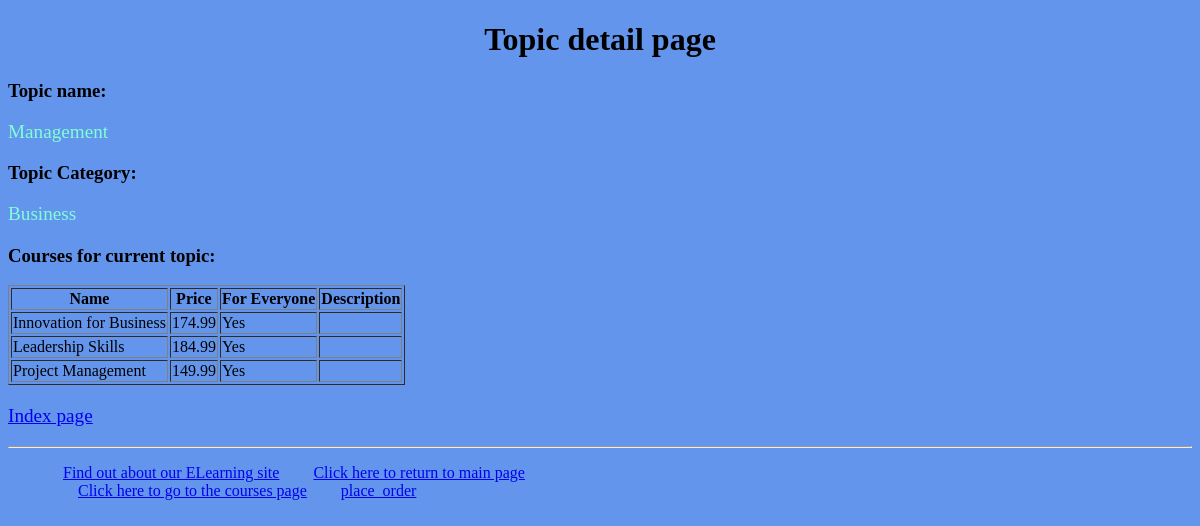
Screenshot of /myapp/2/ with the database file from the repository.
### myapp/models.py (models this page shows, shortened)
class Topic(models.Model):
    name = models.CharField(max_length=200)
    category = models.CharField(max_length=200, default='')

class Course(models.Model):
    topic = models.ForeignKey(Topic, related_name='courses', on_delete=models.CASCADE)
    name = models.CharField(max_length=200)
    price = models.DecimalField(max_digits=10, decimal_places=2)
    for_everyone = models.BooleanField(default=True)
    description = models.TextField(max_length=300, null=True, blank=True)
    interested = models.PositiveIntegerField(default=0)
    stages = models.PositiveIntegerField(default=3)

### myapp/views.py (the view)
# urls.py: path(r'<top_no>/', views.detail, name='detail'),
def detail(request, top_no):
    topic = Topic.objects.all().filter(id=top_no)
    cours = Course.objects.all().filter(topic_id=top_no)
    data = {
        'topic': topic,
        'cour': cours,
    }
    return render(request, 'myapp/detail.html', data)

### myapp/templates/myapp/detail.html
{% extends 'myapp/base.html' %}
{% block myhdg %}Topic detail page{% endblock %}
{% block body_block %}
{% for top in topic %}
    <h3> Topic name: </h3>
        <p> {{ top.name }}
    <h3> Topic Category: </h3>
        <p> {{ top.category }}
{% endfor %}
<h3> Courses for current topic: </h3>
<table border="1">
    <tr>
        <th>Name</th>
        <th>Price</th>
        <th>For Everyone</th>
        <th>Description</th>
    </tr>
    {% for course in cour %}
        <tr>
            <td> {{ course.name }} </td>
            <td> {{ course.price }} </td>
            {% if course.for_everyone %}
                <td> Yes </td>
            {% else %}
                <td> No </td>
            {% endif %}
            <td> {{ course.description }} </td>
        </tr>
    {% endfor %}
</table>
<p><a href="{% url 'myapp:index' %}">Index page</a></p>
{% endblock %}

### myapp/static/myapp/style.css (style rules this page uses)
body { background-color: cornflowerblue; }
p { color: aquamarine; font-size: larger; font-style: initial; }

### rows the page displays
Topic: name "Management", category "Business"
Course: name "Innovation for Business", price "174.99", for_everyone "Yes"
Course: name "Leadership Skills", price "184.99", for_everyone "Yes"
Course: name "Project Management", price "149.99", for_everyone "Yes"
